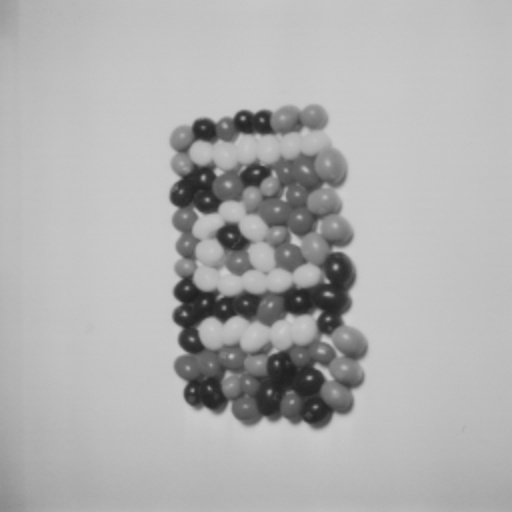
#> input picture MiKMOI/lab2/variant_4_3.jpg, 512 x 512 px
$ python task3.py   (older library calls are emulated)
#> lines starting #> are read from the running program, lines starting #| are printed output that depends on the picture; after the words box and inside, x2 and y2 are one past the last pixel; in counts of white or black regions, pixels touching at a corner belong together
import os
import cv2
import matplotlib.pyplot as plt
import numpy as np

# Путь к изображению
image_path = 'variant_4_3.jpg'

# Проверяем наличие файла
if not os.path.exists(image_path):
  raise FileNotFoundError(
      f"Файл '{image_path}' не найден! Проверьте путь к изображению."
  )

# Загрузка полутонового изображения
image = cv2.imread(image_path, cv2.IMREAD_GRAYSCALE)
#> image is the input picture: shape (512, 512); min 32, max 205, mean 175.9
if image is None:
  raise ValueError(
      f"Не удалось загрузить изображение из файла '{image_path}'."
  )

# Оператор Собеля с пороговым преобразованием
# Вычисляем производные по X и Y с помощью встроенной функции Собеля (размер ядра 3x3)
sobel_x = cv2.Sobel(image, cv2.CV_64F, 1, 0, ksize=3)
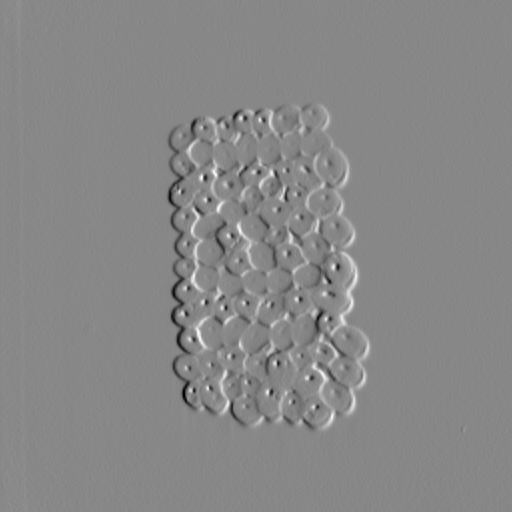
#> sobel_x: shape (512, 512) float64; min -317, max 279, mean 0.2; drawn with min black and max white
sobel_y = cv2.Sobel(image, cv2.CV_64F, 0, 1, ksize=3)
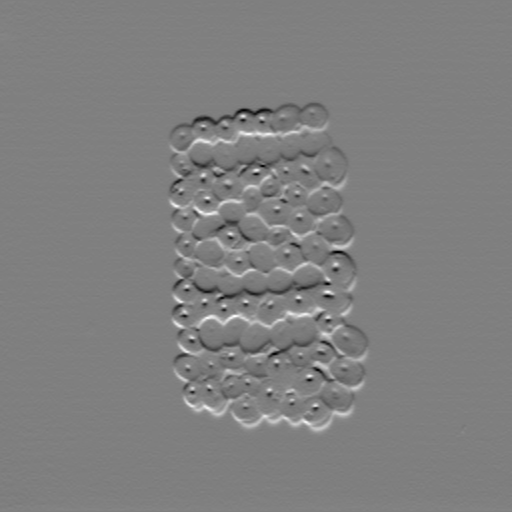
#> sobel_y: shape (512, 512) float64; min -318, max 316, mean -0.2; drawn with min black and max white

# Вычисляем модуль градиента: M = sqrt(Gx^2 + Gy^2)
sobel_mag = cv2.magnitude(sobel_x, sobel_y)
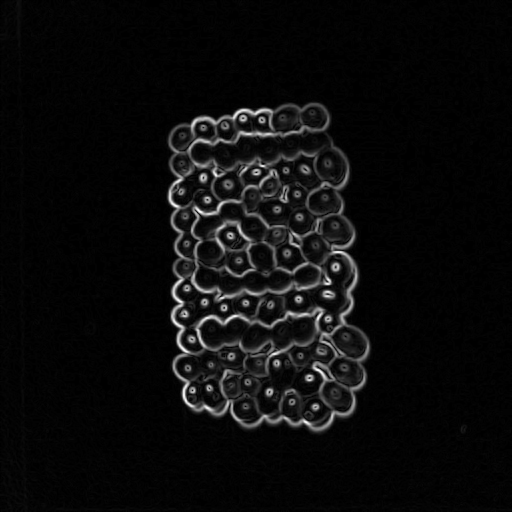
#> sobel_mag: shape (512, 512) float64; min 0, max 337.2, mean 15.8; drawn with min black and max white

# Нормализуем в диапазон 0-255 для удобства применения порога
sobel_mag_u8 = cv2.normalize(
    sobel_mag, None, 0, 255, cv2.NORM_MINMAX, dtype=cv2.CV_8U
)

# Пороговое преобразование для Собеля
# Пиксели выше порога станут белыми (255), ниже — черными (0)
threshold_value = 70
_, sobel_thresh = cv2.threshold(
    sobel_mag_u8, threshold_value, 255, cv2.THRESH_BINARY
)
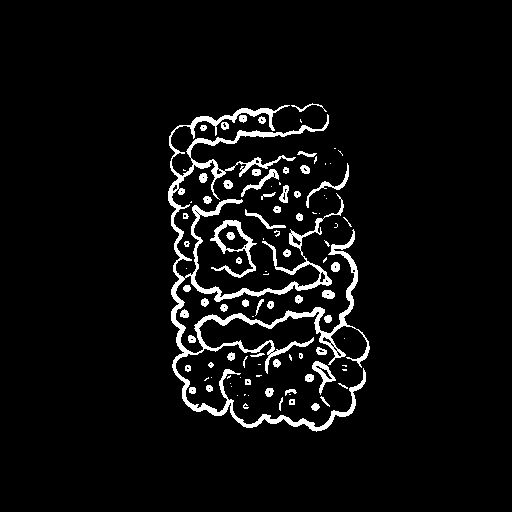
#> sobel_thresh: shape (512, 512); 5.1% white; 100 white regions (41 under 20 px), largest, box (x1, y1, x2, y2) and area: (168, 105, 370, 432) 9184, (210, 220, 257, 278) 662, (312, 361, 336, 395) 266

# Простой градиент с пороговым преобразованием
# Простые ядра для поиска разностей соседних пикселей
simple_kernel_x = np.array([[-1, 1]], dtype=np.float32)
simple_kernel_y = np.array([[-1], [1]], dtype=np.float32)

simple_x = cv2.filter2D(image, cv2.CV_64F, simple_kernel_x)
simple_y = cv2.filter2D(image, cv2.CV_64F, simple_kernel_y)

# Модуль простого градиента
simple_mag = cv2.magnitude(simple_x, simple_y)
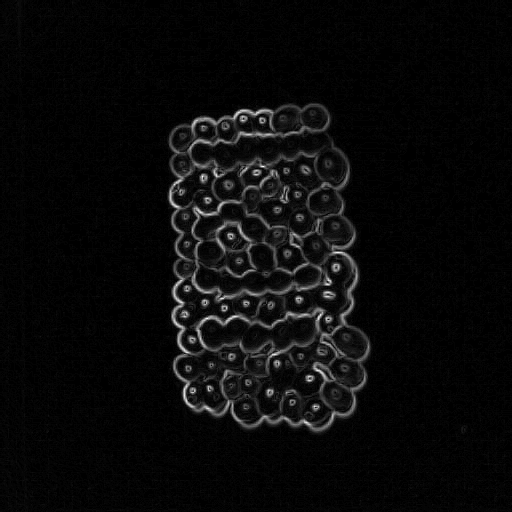
#> simple_mag: shape (512, 512) float64; min 0, max 54.15, mean 2.2; drawn with min black and max white
simple_mag_u8 = cv2.normalize(
    simple_mag, None, 0, 255, cv2.NORM_MINMAX, dtype=cv2.CV_8U
)

# Пороговое преобразование для простого градиента
_, simple_thresh = cv2.threshold(
    simple_mag_u8, threshold_value, 255, cv2.THRESH_BINARY
)
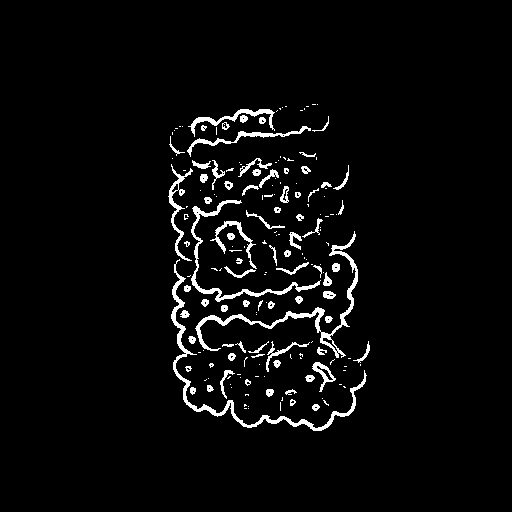
#> simple_thresh: shape (512, 512); 3.9% white; 180 white regions (103 under 20 px), largest, box (x1, y1, x2, y2) and area: (171, 259, 367, 431) 1621, (195, 231, 358, 358) 1489, (191, 200, 321, 302) 996

fig, axes = plt.subplots(2, 3, figsize=(15, 9))

# Исходное изображение и модули градиентов
axes[0, 0].imshow(image, cmap='gray')
axes[0, 0].set_title('1. Оригинал')
axes[0, 0].axis('off')

axes[0, 1].imshow(sobel_mag_u8, cmap='gray')
axes[0, 1].set_title('2. Модуль градиента (Собель)')
axes[0, 1].axis('off')

axes[0, 2].imshow(simple_mag_u8, cmap='gray')
axes[0, 2].set_title('3. Модуль градиента (Простой)')
axes[0, 2].axis('off')

# Результаты после порогового преобразования
axes[1, 0].imshow(image, cmap='gray')
axes[1, 0].set_title('Для сравнения (Оригинал)')
axes[1, 0].axis('off')

axes[1, 1].imshow(sobel_thresh, cmap='gray')
axes[1, 1].set_title(f'4. Собель + Порог (thresh = {threshold_value})')
axes[1, 1].axis('off')

axes[1, 2].imshow(simple_thresh, cmap='gray')
axes[1, 2].set_title(f'5. Простой градиент + Порог (thresh = {threshold_value})')
axes[1, 2].axis('off')

plt.tight_layout()
plt.show()

$ run again, with MiKMOI/lab2/variant_4_1.jpg copied over MiKMOI/lab2/variant_4_3.jpg
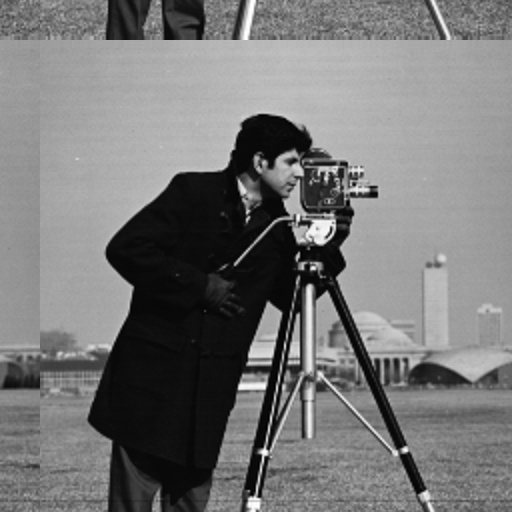
#> input picture MiKMOI/lab2/variant_4_1.jpg, 512 x 512 px
#> image is the input picture: shape (512, 512); min 0, max 255, mean 118.7
#> `_, sobel_thresh = cv2.threshold( sobel_mag_u8, threshold_value, 255, c..`:
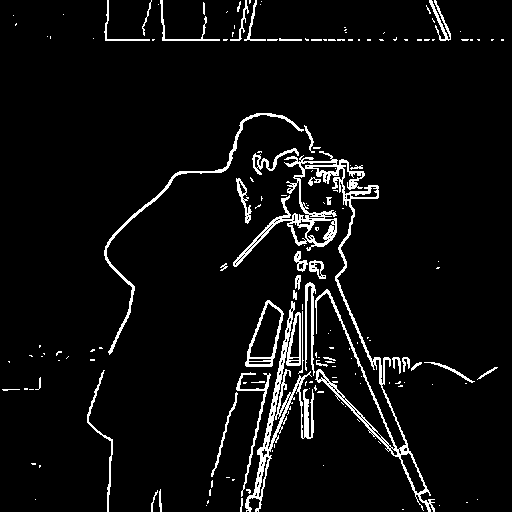
#> sobel_thresh: shape (512, 512); 5.3% white in thin lines or dots
#> `_, simple_thresh = cv2.threshold( simple_mag_u8, threshold_value, 255,..`:
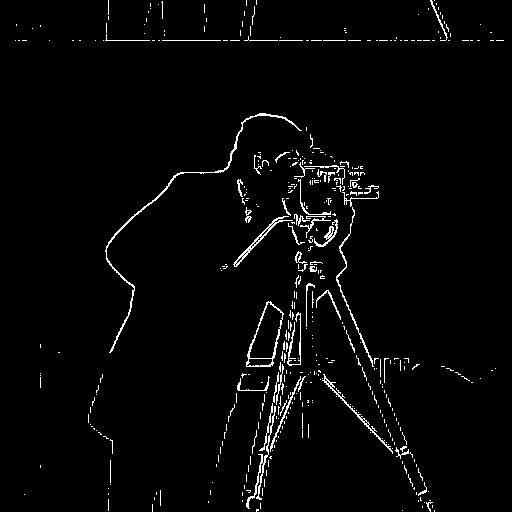
#> simple_thresh: shape (512, 512); 2.6% white in thin lines or dots

$ run again, with MiKMOI/lab2/variant_4_2.jpg copied over MiKMOI/lab2/variant_4_3.jpg
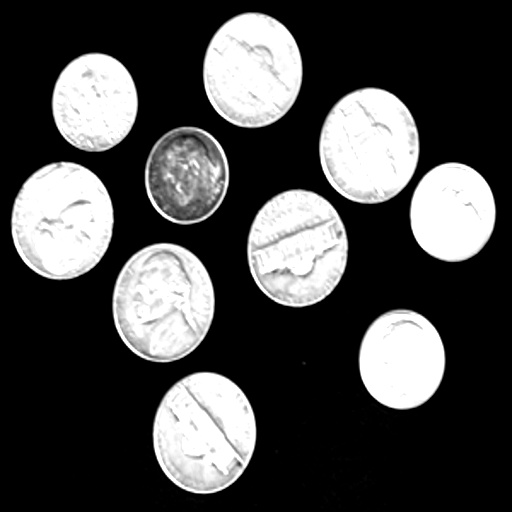
#> input picture MiKMOI/lab2/variant_4_2.jpg, 512 x 512 px
#> image is the input picture: shape (512, 512); min 0, max 255, mean 74.1
#> `_, sobel_thresh = cv2.threshold( sobel_mag_u8, threshold_value, 255, c..`:
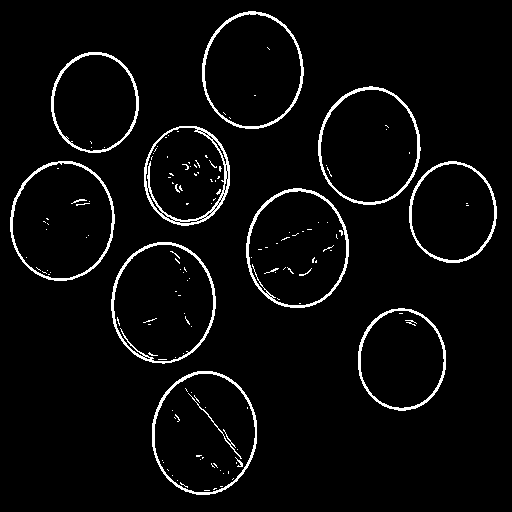
#> sobel_thresh: shape (512, 512); 4% white in thin lines or dots, all inside (x1, y1, x2, y2) = (10, 11, 497, 495)
#> `_, simple_thresh = cv2.threshold( simple_mag_u8, threshold_value, 255,..`:
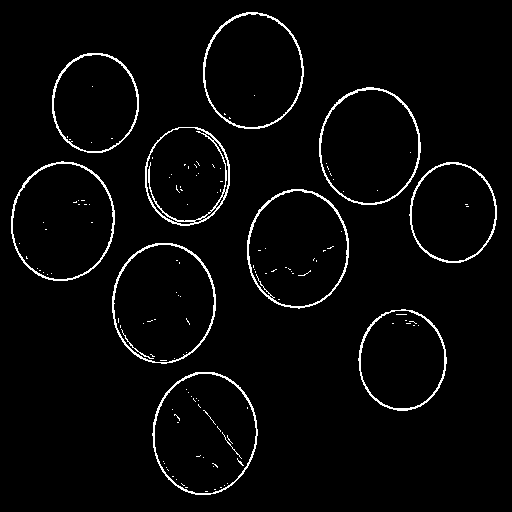
#> simple_thresh: shape (512, 512); 3.1% white in thin lines or dots, all inside (x1, y1, x2, y2) = (11, 12, 497, 495)

$ run again, with MiKMOI/lab2/variant_4_4.jpg copied over MiKMOI/lab2/variant_4_3.jpg
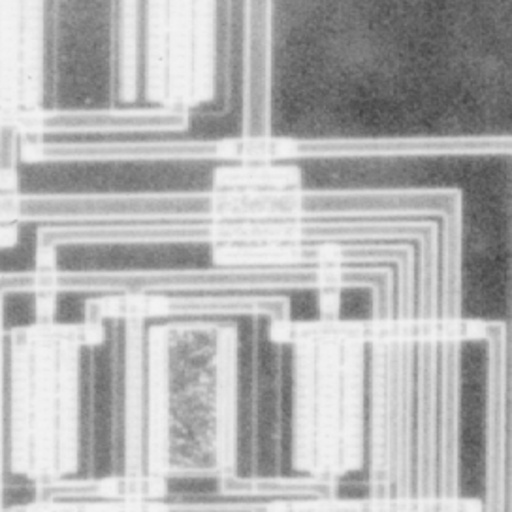
#> input picture MiKMOI/lab2/variant_4_4.jpg, 512 x 512 px
#> image is the input picture: shape (512, 512); min 65, max 244, mean 178.7
#> `_, sobel_thresh = cv2.threshold( sobel_mag_u8, threshold_value, 255, c..`:
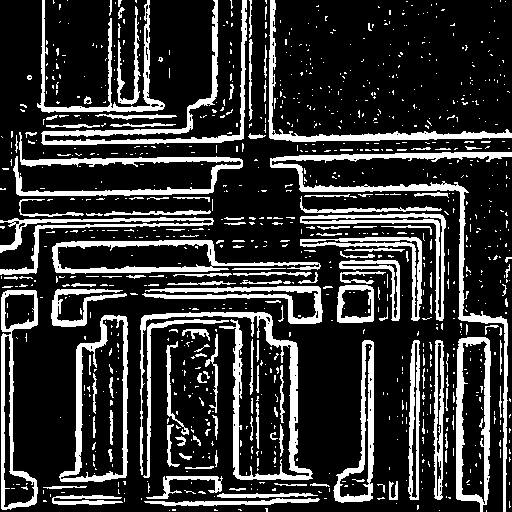
#> sobel_thresh: shape (512, 512); 20.9% white; 1000 white regions (857 under 20 px), largest, box (x1, y1, x2, y2) and area: (270, 152, 512, 512) 4057, (140, 312, 313, 480) 3827, (41, 0, 247, 145) 3004
#> `_, simple_thresh = cv2.threshold( simple_mag_u8, threshold_value, 255,..`:
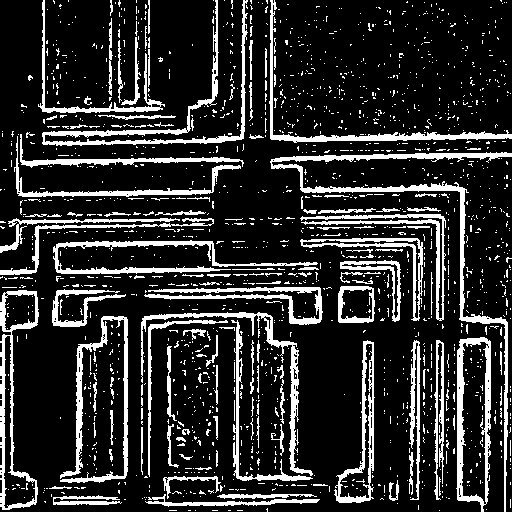
#> simple_thresh: shape (512, 512); 17.7% white; 1730 white regions (1597 under 20 px), largest, box (x1, y1, x2, y2) and area: (270, 152, 512, 512) 3626, (42, 0, 248, 146) 2494, (456, 337, 491, 512) 2018
